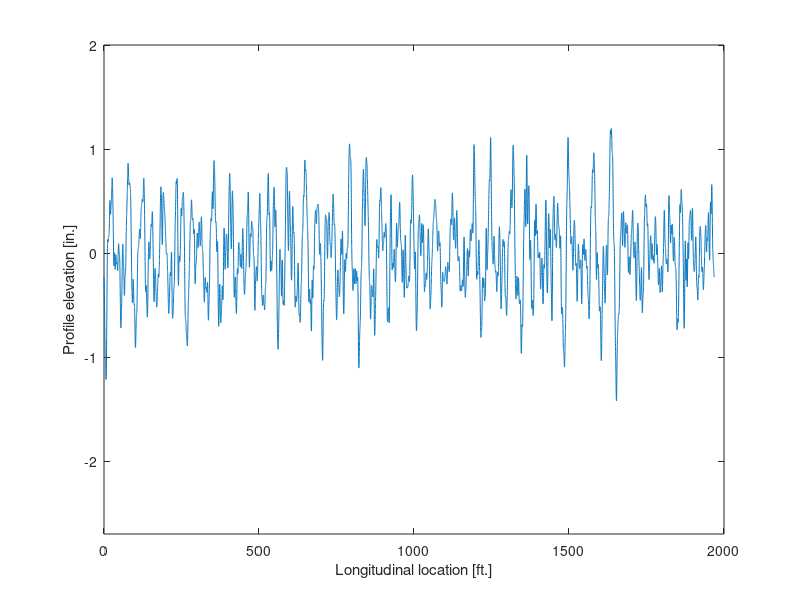

MATLAB code for this plot: (Note: this script raises an error after producing the figure.)
%% Setup profile parameters
% uses results from "spectral_density for comparison plots

N  = 24000; %  Number of data points
L  = 600;  % Length Of Road Profile (m)
dn = 1/L;  % Frequency Band
B  = L/N ; % Sampling Interval (m)
C10 = 600e-6; % roughness coefficient
w = 2.0; % waviness
freq_lb = 0.05; % upper bound for frequency band of included  frequency content
freq_ub = 1; % lower bound for frequency band of included frequency content

%% Generate profile
% Construct amplitudes and phase angles for each spatial frequency
n  = dn:dn:N*dn ; % Spatial Frequency Band (start higher in frequency to avoid large global elevation changes)
sub_ind = find(n==freq_lb,1,'first'):find((n-freq_ub)>0,1,'first'); 
n_sub = n(sub_ind); %
nangle = n_sub*2*pi; % angular frequency band
psd = C10*(10*n_sub).^(-w); % fitted psd value for each frequency band
del_angle = (nangle(end)-nangle)/(length(n_sub)-1);
Amp1 = sqrt(psd.*del_angle/pi); % amplitude

% rng('shuffle') %shuffle random number generator
rng(55); % control random number generator for repeatability
phi =  2*pi*rand(size(n)); % Random Phase Angle (uniformly ditributed)
phi = phi(sub_ind);
% Sum sinusoids at each profile step
x = 0:B:L-B; % Abscissa Variable from 0 to L
hx = zeros(size(x));
for ii=1:length(x)
    hx(ii) = sum(Amp1.*sin(nangle*x(ii) - phi));
end

% plot
figure
% plot(data(:,1)/12,profile)
% hold all
plot(x*3.28084, hx*39.3701) % plot with meters converted to feet and inched

xlabel('Longitudinal location [ft.]');
ylabel('Profile elevation [in.]');
ylim([-2.7 2]);


%% Check psd
addpath(genpath('C:\Users\John\Projects_Git\vma'))
fs = 1/B;
nAvg = 1;  % number of averages
perc = 20;  % percent overlap
nfft = [];  % use default nfft lines

% get psd
[PSD,F] = getpsd(hx',nAvg,perc,nfft,fs);
figure

% loglog(ff,pxx)
% hold all
loglog(F,PSD)
hold all
fit = C10*(10*F).^(-w);
loglog(F,fit)

xlabel('Spatial frequency (n) [cycles/m]')
ylabel('Displacement PSD (G_{d}) [m3]')
ylim([1e-15,1])
xlim([1e-3 20])


%% Save profile to file
save_file = file();
save_file.name = ['ISO_C10-' num2str(C10*1e6) 'e-06_w-' num2str(w) '.csv'];
save_file.path = 'C:\Users\John\Projects_Git\DAmp\profiles\artificial\ISO8608';
prof_dist = x*39.3701; % in.
prof_elev = hx*39.3701; % in.

dlmwrite(save_file.fullname, [prof_dist' prof_elev'], ',');


